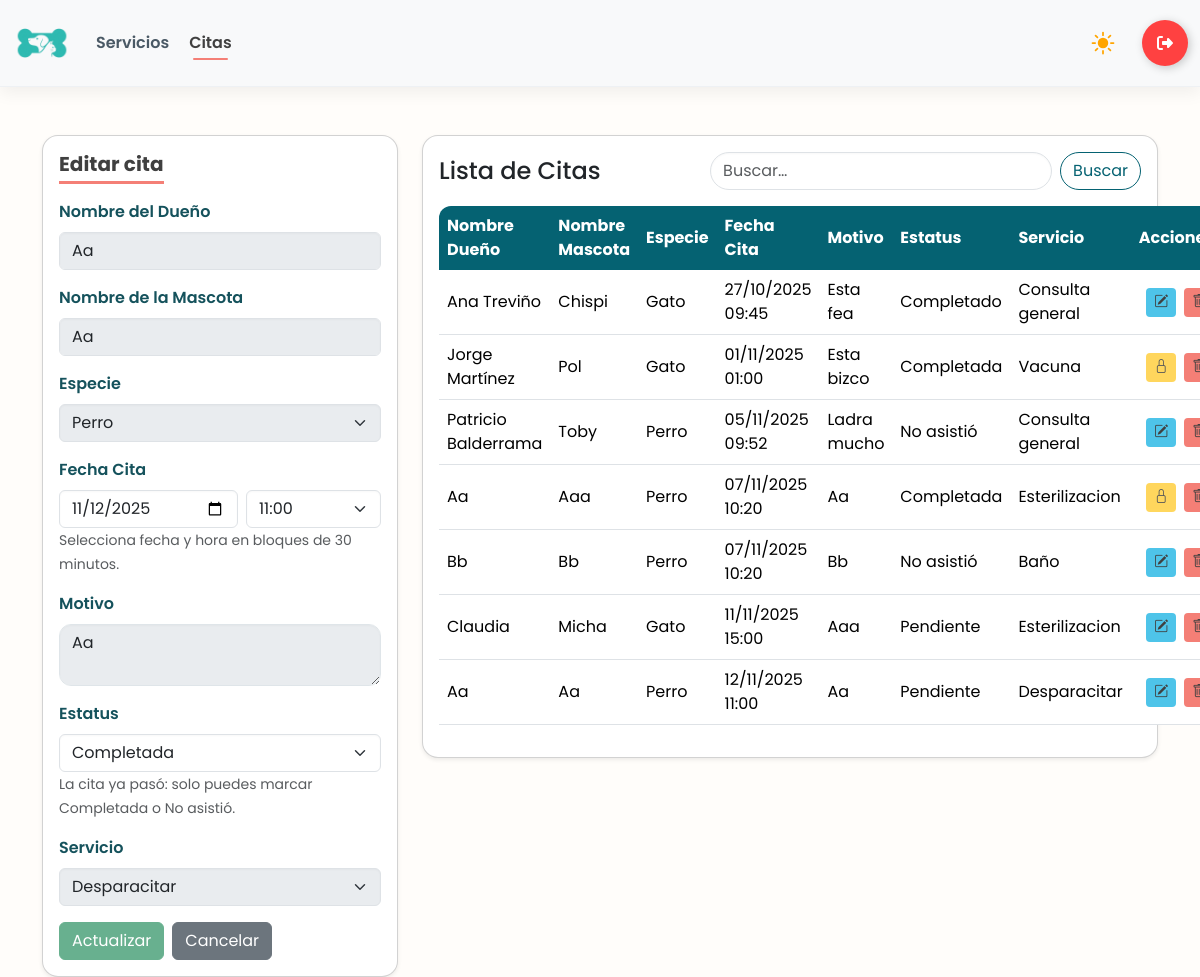
/citas/18/ (signed in), run on the app's committed database.
### app/models.py (models this page shows, shortened)
class CITA_VETERINARIA(models.Model):
    nombre_dueño = models.CharField(max_length=200)
    nombre_mascota = models.CharField(max_length=100)
    especie = models.CharField(max_length=100)
    fecha_cita = models.DateTimeField()
    motivo = models.CharField(max_length=255)
    estatus = models.CharField(max_length=50)
    servicio = models.ForeignKey(SERVICIO, on_delete= models.PROTECT, null=True)

class SERVICIO(models.Model):
    nombre = models.CharField(max_length=100)
    precio = models.DecimalField(max_digits=10, decimal_places=2)
    descripcion = models.TextField(max_length=250, null= True)
    def __str__(self):
        return self.nombre

### app/views.py (the view, shortened to what this page needs)
# urls.py: path('citas/', views.citas_panel, name='citas'),
@login_required
@user_passes_test(is_employee_or_admin)
def citas_panel(request, id=None):
    cita = get_object_or_404(CITA_VETERINARIA, pk=id) if id else None
    servicios = SERVICIO.objects.all()
    ahora_local = timezone.localtime()
    slots = build_half_hour_slots("08:00", "18:00")
    if cita:
        sel_hora = timezone.localtime(cita.fecha_cita).strftime("%H:%M")
        sel_fecha = timezone.localtime(cita.fecha_cita).strftime("%Y-%m-%d")
    else:
        next_slot = ceil_to_half_hour(ahora_local)
        sel_hora = next_slot.strftime("%H:%M")
        sel_fecha = next_slot.strftime("%Y-%m-%d")
    if request.method == "POST" and cita and cita.estatus == "Completada":
        messages.error(request, "Esta cita ya está completada y no puede editarse.")
        return redirect("citas")
    cita_pasada = bool(cita and timezone.localtime(cita.fecha_cita) <= ahora_local)
    qs = CITA_VETERINARIA.objects.all().select_related('servicio').order_by('fecha_cita')
    estatus_f = (request.GET.get('estatus') or '').strip()
    servicio_f = (request.GET.get('servicio') or '').strip()
    desde_f = (request.GET.get('desde') or '').strip()
    hasta_f = (request.GET.get('hasta') or '').strip()
    q = (request.GET.get('q') or '').strip()
    if estatus_f:
        qs = qs.filter(estatus__iexact=estatus_f)
    if servicio_f:
        qs = qs.filter(servicio__pk=servicio_f)
    if q:
        qs = qs.filter(
            Q(nombre_dueño__icontains=q) |
            Q(nombre_mascota__icontains=q) |
            Q(motivo__icontains=q)
        )
    bloqueada_total = bool(cita and cita.estatus == "Completada")
    cita_pasada_bool = bool(cita and timezone.localtime(cita.fecha_cita) <= timezone.localtime())
    solo_estatus = bool(cita and cita_pasada_bool and not bloqueada_total)
    ctx = {
        "citas": qs,
        "cita": cita,
        "editando": bool(cita),
        "servicios": servicios,
        "slots": slots,
        "sel_hora": sel_hora,
        "sel_fecha": sel_fecha,
        "min_fecha": ahora_local.strftime("%Y-%m-%d"),
        "ahora_str": ahora_local.strftime("%Y-%m-%dT%H:%M"),
        "cita_pasada": cita_pasada_bool,
        "q": q,
        "bloqueada_total": bloqueada_total,
        "solo_estatus": solo_estatus,
    }
    return render(request, "citas.html", ctx)

### app/views.py (called while the page is built)
def is_employee_or_admin(user):
    return user.is_superuser or user.groups.filter(name__in=['Administrador', 'Empleado']).exists()

def build_half_hour_slots(start="08:00", end="18:00"):
    t0 = datetime.strptime(start, "%H:%M")
    t1 = datetime.strptime(end, "%H:%M")
    out = []
    t = t0
    while t <= t1:
        out.append(t.strftime("%H:%M"))
        t += timedelta(minutes=30)
    return out

### app/templates/citas.html (shortened to what this page needs)
{% load static %}
<!DOCTYPE html>
<html lang="es">
<head>
    {% include 'referencias.html' %}
    <link rel="stylesheet" href="{% static 'css/panel.css' %}">
</head>
<body>
    {% include 'navbar-panel.html' %}
    <main class="container mt-5">
        <div class="row g-4">
            <div class="col-12 col-lg-4">
                <div class="card shadow-sm rounded-4">
                    <div class="card-body">
                        <h5 class="card-title mb-3">
                            {% if editando %}Editar cita{% else %}Crear cita{% endif %}
                        </h5>
                        <form method="post" autocomplete="off"
                            action="{% if editando %}{% url 'citas_edit' cita.id %}{% else %}{% url 'citas' %}{% endif %}">
                            <div class="mb-3">
                                <label class="form-label">Nombre del Dueño</label>
                                <input type="text" name="nombre_dueño" class="form-control"
                                    pattern="^[A-Za-zÁÉÍÓÚáéíóúÑñ\s]+$" maxlength="200" required
                                    value="{{ cita.nombre_dueño|default_if_none:'' }}" {% if bloqueada_total or solo_estatus %}disabled{% endif %}>
                            </div>
                            <div class="mb-3">
                                <label class="form-label">Nombre de la Mascota</label>
                                <input type="text" name="nombre_mascota" class="form-control"
                                    pattern="^[A-Za-zÁÉÍÓÚáéíóúÑñ\s]+$" maxlength="100" required
                                    value="{{ cita.nombre_mascota|default_if_none:'' }}" {% if bloqueada_total or solo_estatus %}disabled{% endif %}>
                            </div>
                            <div class="mb-3">
                                <label class="form-label">Especie</label>
                                <select name="especie_select" id="especie_select" class="form-select" required {% if bloqueada_total or solo_estatus %}disabled{% endif %}>
                                    <option value="Perro" {% if cita.especie == "Perro" %}selected{% endif %}>Perro</option>
                                </select>
                            </div>
                            <div class="mb-3">
                              <label for="fecha_cita" class="form-label">Fecha Cita</label>
                              <div class="d-flex gap-2">
                                <input type="date"
                                       class="form-control"
                                       id="fecha_cita"
                                       name="fecha_cita"
                                       min="{{ min_fecha }}"
                                       value="{{ sel_fecha }}"
                                       required>
                                <select class="form-select" id="hora_cita" name="hora_cita" required>
                                  {% for h in slots %}
                                    <option value="{{ h }}" {% if sel_hora == h %}selected{% endif %}>{{ h }}</option>
                                  {% endfor %}
                                </select>
                              </div>
                              <small class="text-muted">Selecciona fecha y hora en bloques de 30 minutos.</small>
                            </div>
                            <div class="mb-3">
                                <label class="form-label">Motivo</label>
                                <textarea name="motivo" class="form-control" maxlength="255" required {% if bloqueada_total or solo_estatus %}disabled{% endif %}>{{ cita.motivo|default_if_none:'' }}</textarea>
                            </div>
                            <div class="mb-3">
                                <label class="form-label">Estatus</label>
                                {% if not editando %}
                                <input type="hidden" name="estatus" value="Pendiente">
                                <input type="text" class="form-control" value="Pendiente" disabled>
                                <small class="text-muted">Se asigna automáticamente al crear.</small>
                                {% elif bloqueada_total %}
                                <input type="text" class="form-control" value="Completada" disabled>
                                <small class="text-muted">Esta cita está completada y no puede editarse.</small>
                                {% elif solo_estatus %}
                                <select name="estatus" class="form-select" required>
                                    <option value="Completada" {% if cita.estatus == "Completada" %}selected{% endif %}>
                                        Completada</option>
                                </select>
                                <small class="text-muted">La cita ya pasó: solo puedes marcar Completada o No
                                    asistió.</small>
                                {% endif %}
                            </div>
                            <div class="mb-3">
                                <label for="servicio" class="form-label">Servicio</label>
                                <select name="servicio" id="servicio" class="form-select" {% if bloqueada_total or solo_estatus %}disabled{% endif %}>
                                    {% for servicio in servicios %}
                                    <option value="{{ servicio.id }}" {% if cita and cita.servicio_id == servicio.id %}selected{% endif %}>
                                        {{ servicio.nombre }}
                                    </option>
                                    {% endfor %}
                                </select>
                            </div>
                            <div class="d-flex gap-2">
                                <button type="submit" class="btn btn-success" {% if bloqueada_total or solo_estatus %}disabled{% endif %}>
                                    {% if editando %}Actualizar{% else %}Guardar{% endif %}
                                </button>
                                {% if editando %}
                                <a href="{% url 'citas' %}" class="btn btn-secondary">Cancelar</a>
                                {% else %}
                                <button type="reset" class="btn btn-outline-secondary">Limpiar</button>
                                {% endif %}
                            </div>
                        </form>
                    </div>
                </div>
            </div>
            <div class="col-12 col-lg-8">
                <div class="card shadow-sm rounded-4">
                    <div class="card-body">
                        <div class="d-flex justify-content-between align-items-center mb-3">
                            <h4 class="m-0">Lista de Citas</h4>
                            <form class="d-flex" method="get" action="{% url 'citas' %}">
                                <input class="form-control me-2" type="search" placeholder="Buscar…" name="q"
                                    value="{{ request.GET.q|default_if_none:'' }}">
                                <button class="btn btn-outline-primary" type="submit">Buscar</button>
                            </form>
                        </div>
                        <table class="table table-hover align-middle">
                            <thead>
                                <tr>
                                    <th>Nombre Dueño</th>
                                    <th>Nombre Mascota</th>
                                    <th>Especie</th>
                                    <th>Fecha Cita</th>
                                    <th>Motivo</th>
                                    <th>Estatus</th>
                                    <th>Servicio</th>
                                    <th class="text-end">Acciones</th>
                                </tr>
                            </thead>
                            <tbody>
                                {% for cita in citas %}
                                <tr>
                                    <td>{{ cita.nombre_dueño }}</td>
                                    <td>{{ cita.nombre_mascota }}</td>
                                    <td>{{ cita.especie }}</td>
                                    <td>{{ cita.fecha_cita|date:"d/m/Y H:i" }}</td>
                                    <td>{{ cita.motivo }}</td>
                                    <td>{{ cita.estatus }}</td>
                                    <td>{{ cita.servicio }}</td>
                                    <td class="text-end">
                                        <div class="d-inline-flex gap-2">
                                            {% if cita.estatus != 'Completada' %}
                                            <a class="btn btn-warning btn-sm" href="{% url 'citas_edit' cita.id %}">
                                                <i class="bi bi-pencil-square"></i>
                                            </a>
                                            {% else %}
                                            <button class="btn btn-warning btn-sm" disabled title="Cita completada">
                                                <i class="bi bi-lock"></i>
                                            </button>
                                            {% endif %}
                                            <a class="btn btn-dark btn-sm" href="{% url 'citas_eliminar' cita.id %}"
                                                onclick="return confirm('¿Eliminar esta cita?')">
                                                <i class="bi bi-trash"></i>
                                            </a>
                                        </div>
                                    </td>
                                </tr>
                                {% empty %}
                                <tr>
                                    <td colspan="8" class="text-center text-muted">Sin información disponible</td>
                                </tr>
                                {% endfor %}
                            </tbody>
                        </table>
                    </div>
                </div>
            </div>
        </div>
    </main>
    {% include 'alertas.html' %}
</body>
</html>

### app/static/css/panel.css (style rules this page uses)
:root { color-scheme: light; }
:root { --primary: #056272; --accent: #4EC4E9; --accent-light: #8FE6F7; --coral: #F47F76; --paper: #FFFDFa; --light_coral: #e4a5a1; --ink: #333333; }
body { font-family: "Poppins", sans-serif !important; background-color: var(--paper) !important; }
:root { --navbar-h: 72px; }
body { padding-top: var(--navbar-h); }
html { scroll-behavior: smooth; }
.card-title { color: #404040 !important; font-weight: bold; display: inline-block; padding-bottom: 0.3rem; margin-bottom: 1.5rem; border-bottom: 3px solid #F47F76; }
.card { border: 0; border-radius: 20px !important; background: #fff; transition: transform .6s cubic-bezier(0.15, 0.83, 0.66, 1), box-shadow .3s ease; box-shadow: rgba(0, 0, 0, 0.25) 0px 54px 55px, rgba(0, 0, 0, 0.12) 0px -12px 30px, rgba(0, 0, 0, 0.12) 0px 4px 6px, rgba(0, 0, 0, 0.17) 0px 12px 13px, rgba(0, 0, 0, 0.09) 0px -3px 5px; }
.form-label { font-weight: 600; color: color-mix(in srgb, var(--primary) 65%, #333); }
.form-control, .form-select, textarea.form-control { border-radius: 12px; border: 1.6px solid #dfe5e9; box-shadow: inset 0 1px 2px rgba(0, 0, 0, .03); transition: border-color .2s ease, box-shadow .2s ease; }
.card .d-flex .form-control[type="search"] { border-radius: 999px; }
.btn.btn-outline-primary { border-radius: 999px; --bs-btn-color: var(--primary); --bs-btn-border-color: var(--primary); }
.table { --row-hover: rgba(142, 230, 247, .14); margin-bottom: 0; }
.table thead th { background: var(--primary); color: #fff; border: 0 !important; }
.table thead tr th:first-child { border-top-left-radius: 12px; }
.table thead tr th:last-child { border-top-right-radius: 12px; }
.table td, .table th { vertical-align: middle; }
.btn-sm { border-radius: 10px; padding: .3rem .55rem; }
.btn-warning.btn-sm { color: #404040; background: var(--accent); border: none; }
.btn-dark.btn-sm { color: #404040; background: var(--coral); border: none; }

### data on the page
CITA_VETERINARIA: nombre_dueño "Aa", nombre_mascota "Aa", especie_select "Perro", motivo "Aa", servicio "Desparacitar", especie "Perro", fecha_cita "12/11/2025 11:00", estatus "Pendiente"
CITA_VETERINARIA: nombre_dueño "Ana Treviño", nombre_mascota "Chispi", especie "Gato", fecha_cita "27/10/2025 09:45", motivo "Esta fea", estatus "Completado", servicio "Consulta general"
CITA_VETERINARIA: nombre_dueño "Jorge Martínez", nombre_mascota "Pol", especie "Gato", fecha_cita "01/11/2025 01:00", motivo "Esta bizco", estatus "Completada", servicio "Vacuna"
CITA_VETERINARIA: nombre_dueño "Patricio Balderrama", nombre_mascota "Toby", especie "Perro", fecha_cita "05/11/2025 09:52", motivo "Ladra mucho", estatus "No asistió", servicio "Consulta general"
CITA_VETERINARIA: nombre_dueño "Aa", nombre_mascota "Aaa", especie "Perro", fecha_cita "07/11/2025 10:20", motivo "Aa", estatus "Completada", servicio "Esterilizacion"
CITA_VETERINARIA: nombre_dueño "Bb", nombre_mascota "Bb", especie "Perro", fecha_cita "07/11/2025 10:20", motivo "Bb", estatus "No asistió", servicio "Baño"
CITA_VETERINARIA: nombre_dueño "Claudia", nombre_mascota "Micha", especie "Gato", fecha_cita "11/11/2025 15:00", motivo "Aaa", estatus "Pendiente", servicio "Esterilizacion"

### other printed values
form field hora_cita "11:00"
